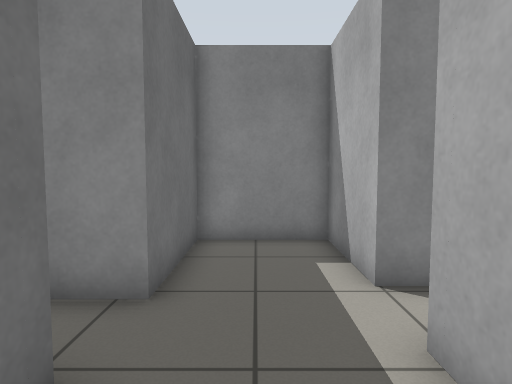
View 1 (above)

23 first-person views from a walk through a Gazebo world. The camera is 0.94 m above the floor, tilts 4° down and sees 75° across. The floor is counted in squares, 0.5 m on a side. Each view is taken from the middle of a square. On the plan, view 1 faces up. The plan holds only what a view shows up to about 17 squares ahead; the rest is blank.

View 2
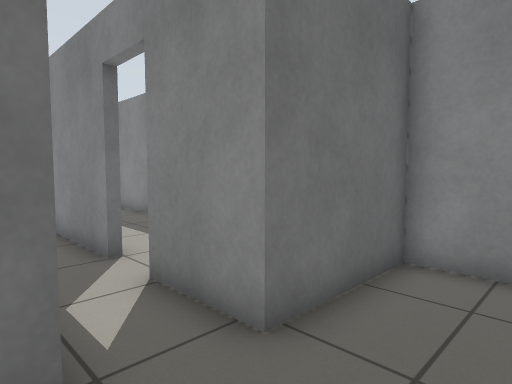

View 3
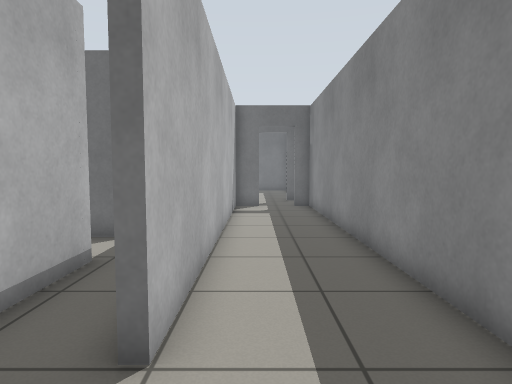

View 4
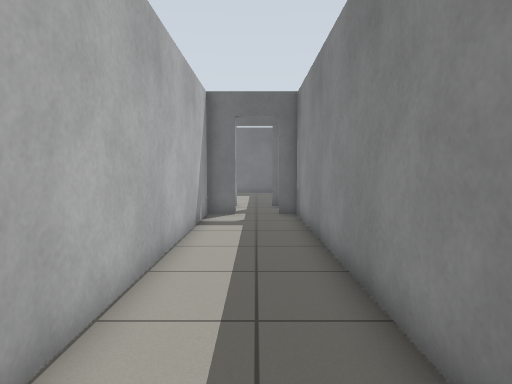

View 5
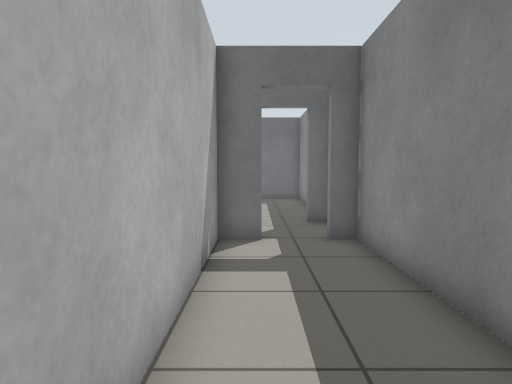

View 6
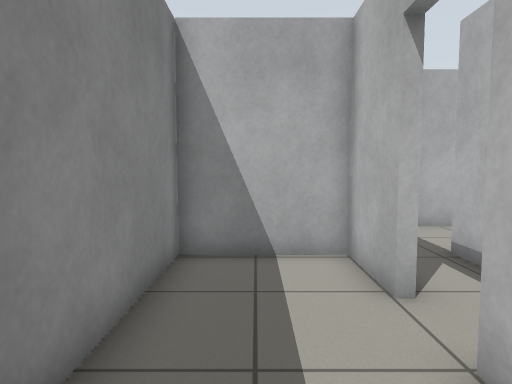

View 7
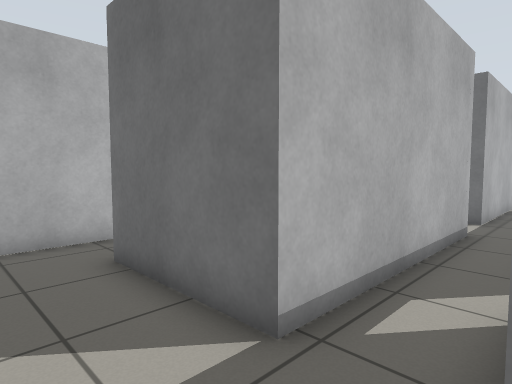

View 8
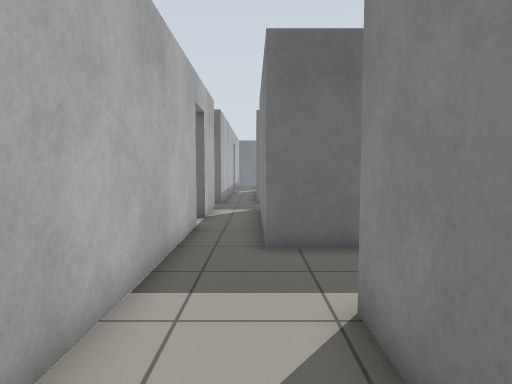

View 9
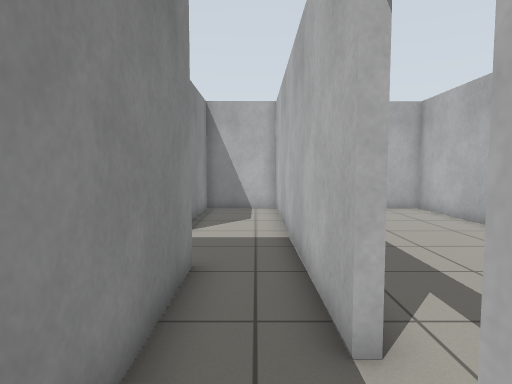

View 10
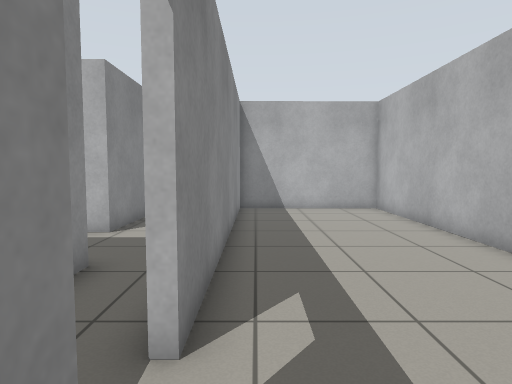

View 11
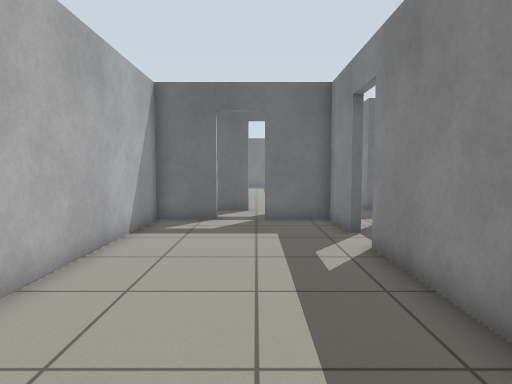

View 12
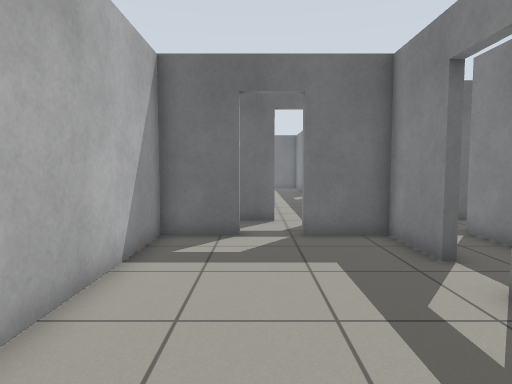

View 13
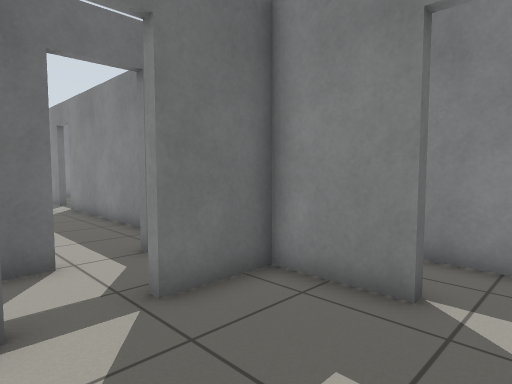

View 14
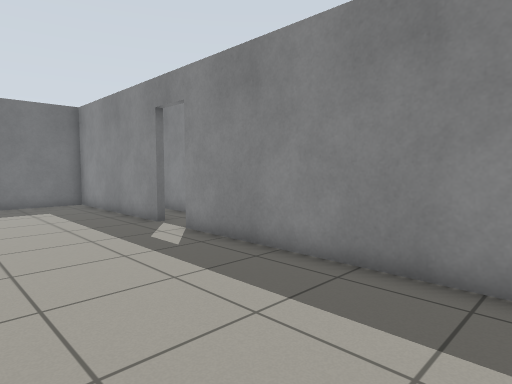

View 15
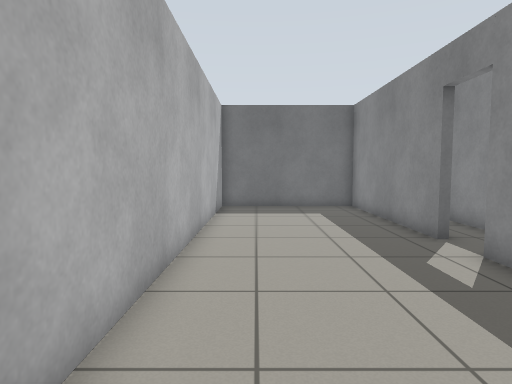

View 16
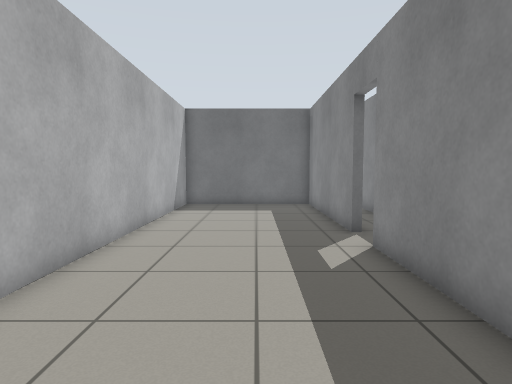

View 17
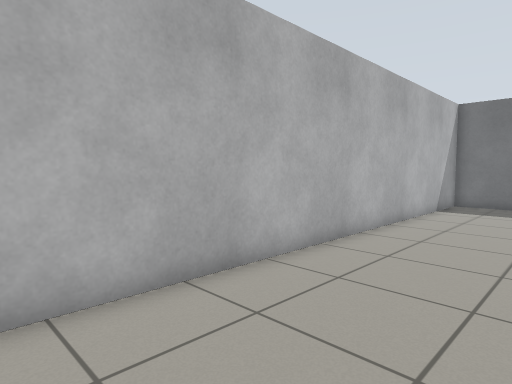

View 18
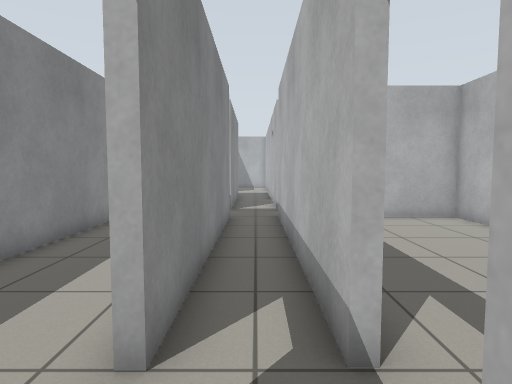

View 19
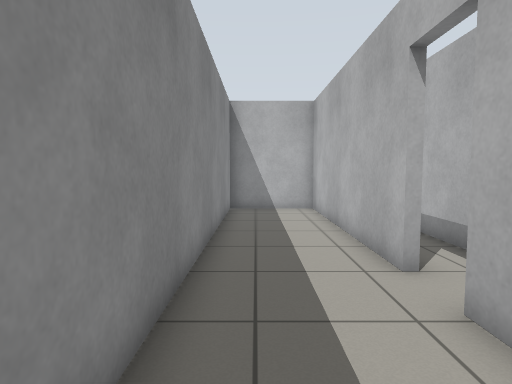

View 20
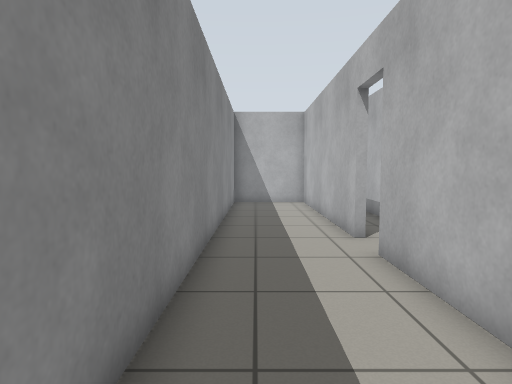

View 21
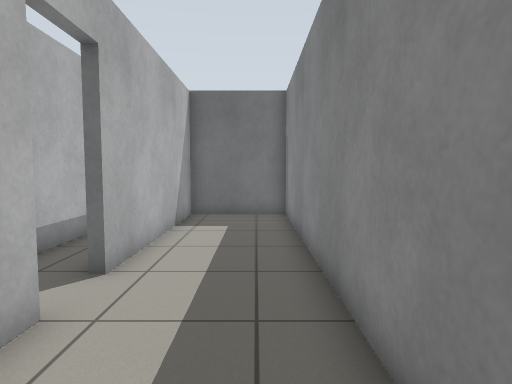

View 22
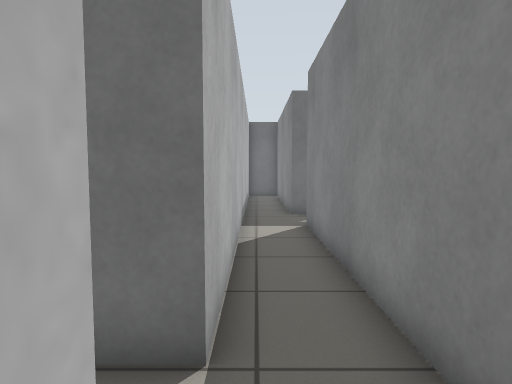

View 23
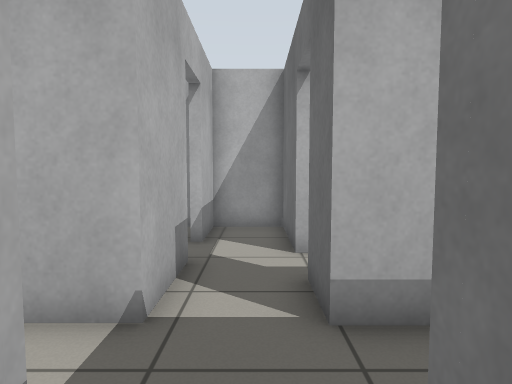

### Floor plan
Ten units are one square. View 1 is at (0, 0); x grows to the right and y downward. Boxes are objects, and circles mark ways between rooms. Rooms are numbered by the first view taken in them; rooms with no view inside come last. Other rooms are left out.
<svg viewBox="-321 -93 404 205">
<path fill="none" stroke="#000" d="M-98 -27 -17 -27 -17 18 -97 18M-121 2 -121 19 -221 20M-60 -47 -201 -47M-49 39 77 39 77 7 18 7 18 -34M-96 68 -96 39 -66 39M-181 -27 -121 -27 -121 -14M-119 72 -119 107 -96 107 -96 85M-220 39 -119 39 -119 56M29 -52 18 -52 18 -87 -17 -87 -17 -47 -44 -47M-227 -61 -227 -45 -259 -45M-227 -86 -227 -77M-251 20 -297 20M-276 39 -238 39M-44 -50 -18 -50 -18 -87 -200 -87M-197 -63 -197 -50 -60 -50M-197 -88 -197 -80M-66 42 -93 42 -93 68M-93 85 -93 107 78 107 77 43M72 42 -49 42M-238 42 -316 42 -316 107 -122 107 -122 79M-136 42 -220 42M-221 17 -124 17 -124 -23M-126 -22 -316 -22 -316 17 -238 17"/>
<circle cx="-200" cy="-75" r="3" fill="#2a7"/>
<circle cx="-55" cy="-50" r="3" fill="#2a7"/>
<circle cx="-55" cy="40" r="3" fill="#2a7"/>
<circle cx="-95" cy="75" r="3" fill="#2a7"/>
<circle cx="-120" cy="65" r="3" fill="#2a7"/>
<circle cx="-225" cy="40" r="3" fill="#2a7"/>
<circle cx="-225" cy="20" r="3" fill="#2a7"/>
<text x="-100" y="-10">1</text>
<text x="-110" y="-70">2</text>
<text x="-10" y="70">3</text>
<text x="-220" y="70">4</text>
<text x="-220" y="0">5</text>
</svg>
Room 1 opens to room 2. Room 1 opens to room 3. Room 1 opens to room 4. Room 1 opens to room 5.

Where each view was taken, in squares from view 1:
view 1: 0 up, 0 right, facing up
view 2: 2 up, 1 right, facing up-left
view 3: 6 up, 3 left, facing left
view 4: 7 up, 6 left, facing left
view 5: 6 up, 11 left, facing left
view 6: 7 up, 9 left, facing right
view 7: 5 up, 1 right, facing down-left
view 8: 2 down, 6 right, facing left
view 9: 3 down, 8 left, facing right
view 10: 5 down, 8 left, facing right
view 11: 7 down, 3 right, facing left
view 12: 8 down, 0 right, facing left
view 13: 9 down, 5 left, facing up-left
view 14: 10 down, 13 left, facing up-left
view 15: 9 down, 15 left, facing left
view 16: 7 down, 14 left, facing left
view 17: 6 down, 13 left, facing down-left
view 18: 3 down, 25 left, facing right
view 19: 1 up, 28 left, facing right
view 20: 1 up, 31 left, facing right
view 21: 1 up, 18 left, facing left
view 22: 3 up, 9 left, facing left
view 23: 0 up, 11 left, facing down
